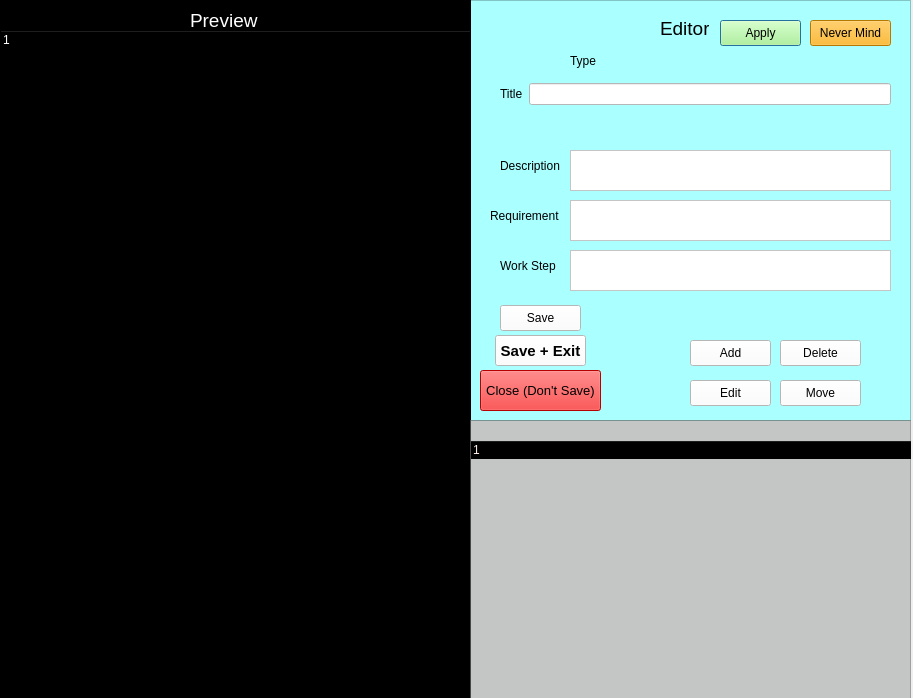
<?xml version='1.0' encoding='UTF-8'?>
<ui version="4.0">
 <class>Dialog</class>
 <widget class="QDialog" name="Dialog">
  <property name="geometry">
   <rect>
    <x>0</x>
    <y>0</y>
    <width>913</width>
    <height>698</height>
   </rect>
  </property>
  <property name="windowTitle">
   <string>Dialog</string>
  </property>
  <widget class="QLabel" name="label_4">
   <property name="geometry">
    <rect>
     <x>660</x>
     <y>20</y>
     <width>49</width>
     <height>16</height>
    </rect>
   </property>
   <property name="font">
    <font>
     <pointsize>14</pointsize>
    </font>
   </property>
   <property name="text">
    <string>Editor</string>
   </property>
  </widget>
  <widget class="QFrame" name="preview_frame">
   <property name="geometry">
    <rect>
     <x>0</x>
     <y>0</y>
     <width>471</width>
     <height>698</height>
    </rect>
   </property>
   <property name="styleSheet">
    <string notr="true">background-color: rgb(0, 0, 0);
color: rgb(255, 255, 255);</string>
   </property>
   <property name="frameShape">
    <enum>QFrame::Shape::StyledPanel</enum>
   </property>
   <property name="frameShadow">
    <enum>QFrame::Shadow::Raised</enum>
   </property>
   <widget class="QLabel" name="label_5">
    <property name="geometry">
     <rect>
      <x>190</x>
      <y>10</y>
      <width>71</width>
      <height>20</height>
     </rect>
    </property>
    <property name="font">
     <font>
      <pointsize>14</pointsize>
     </font>
    </property>
    <property name="text">
     <string>Preview</string>
    </property>
   </widget>
   <widget class="QTreeWidget" name="preview_text">
    <property name="geometry">
     <rect>
      <x>0</x>
      <y>30</y>
      <width>471</width>
      <height>668</height>
     </rect>
    </property>
    <property name="font">
     <font>
      <pointsize>12</pointsize>
     </font>
    </property>
    <property name="styleSheet">
     <string notr="true">color: rgb(255, 255, 255);
background-color: rgba(255, 255, 255, 0);</string>
    </property>
    <column>
     <property name="text">
      <string notr="true">1</string>
     </property>
    </column>
   </widget>
  </widget>
  <widget class="QFrame" name="frame_2">
   <property name="geometry">
    <rect>
     <x>470</x>
     <y>420</y>
     <width>441</width>
     <height>341</height>
    </rect>
   </property>
   <property name="styleSheet">
    <string notr="true">background-color: rgba(130, 136, 133, 100);
color: rgb(255, 255, 255);</string>
   </property>
   <property name="frameShape">
    <enum>QFrame::Shape::StyledPanel</enum>
   </property>
   <property name="frameShadow">
    <enum>QFrame::Shadow::Raised</enum>
   </property>
   <widget class="QTreeWidget" name="context_tree">
    <property name="geometry">
     <rect>
      <x>0</x>
      <y>20</y>
      <width>451</width>
      <height>281</height>
     </rect>
    </property>
    <property name="font">
     <font>
      <pointsize>15</pointsize>
     </font>
    </property>
    <property name="styleSheet">
     <string notr="true">background-color: rgba(255, 255, 255, 0);
color: rgb(255, 238, 230);</string>
    </property>
    <column>
     <property name="text">
      <string notr="true">1</string>
     </property>
    </column>
   </widget>
  </widget>
  <widget class="QFrame" name="frame_3">
   <property name="geometry">
    <rect>
     <x>470</x>
     <y>0</y>
     <width>441</width>
     <height>421</height>
    </rect>
   </property>
   <property name="styleSheet">
    <string notr="true">background-color: rgba(170, 255, 255, 255);</string>
   </property>
   <property name="frameShape">
    <enum>QFrame::Shape::StyledPanel</enum>
   </property>
   <property name="frameShadow">
    <enum>QFrame::Shadow::Raised</enum>
   </property>
   <widget class="QLabel" name="item_type_label">
    <property name="geometry">
     <rect>
      <x>100</x>
      <y>50</y>
      <width>131</width>
      <height>21</height>
     </rect>
    </property>
    <property name="text">
     <string>Type</string>
    </property>
   </widget>
   <widget class="QPushButton" name="apply_button">
    <property name="geometry">
     <rect>
      <x>250</x>
      <y>20</y>
      <width>81</width>
      <height>26</height>
     </rect>
    </property>
    <property name="styleSheet">
     <string notr="true">background-color: rgb(170, 255, 127);</string>
    </property>
    <property name="text">
     <string>Apply</string>
    </property>
   </widget>
   <widget class="QPlainTextEdit" name="item_description">
    <property name="geometry">
     <rect>
      <x>100</x>
      <y>150</y>
      <width>321</width>
      <height>41</height>
     </rect>
    </property>
    <property name="styleSheet">
     <string notr="true">background-color: rgb(255, 255, 255);</string>
    </property>
   </widget>
   <widget class="QLabel" name="label_7">
    <property name="geometry">
     <rect>
      <x>500</x>
      <y>160</y>
      <width>61</width>
      <height>131</height>
     </rect>
    </property>
    <property name="text">
     <string>Description</string>
    </property>
   </widget>
   <widget class="QPlainTextEdit" name="item_require">
    <property name="geometry">
     <rect>
      <x>100</x>
      <y>200</y>
      <width>321</width>
      <height>41</height>
     </rect>
    </property>
    <property name="styleSheet">
     <string notr="true">background-color: rgb(255, 255, 255);</string>
    </property>
   </widget>
   <widget class="QPlainTextEdit" name="item_work_step">
    <property name="geometry">
     <rect>
      <x>100</x>
      <y>250</y>
      <width>321</width>
      <height>41</height>
     </rect>
    </property>
    <property name="styleSheet">
     <string notr="true">background-color: rgb(255, 255, 255);</string>
    </property>
   </widget>
   <widget class="QLabel" name="description_label">
    <property name="geometry">
     <rect>
      <x>30</x>
      <y>150</y>
      <width>61</width>
      <height>31</height>
     </rect>
    </property>
    <property name="styleSheet">
     <string notr="true">background-color: rgba(255, 255, 255, 0);</string>
    </property>
    <property name="text">
     <string>Description</string>
    </property>
   </widget>
   <widget class="QLabel" name="require_label">
    <property name="geometry">
     <rect>
      <x>20</x>
      <y>200</y>
      <width>71</width>
      <height>31</height>
     </rect>
    </property>
    <property name="styleSheet">
     <string notr="true">background-color: rgba(255, 255, 255, 0);</string>
    </property>
    <property name="text">
     <string>Requirement</string>
    </property>
   </widget>
   <widget class="QLabel" name="work_step_label">
    <property name="geometry">
     <rect>
      <x>30</x>
      <y>250</y>
      <width>71</width>
      <height>31</height>
     </rect>
    </property>
    <property name="styleSheet">
     <string notr="true">background-color: rgba(255, 255, 255, 0);</string>
    </property>
    <property name="text">
     <string>Work Step</string>
    </property>
   </widget>
   <widget class="QPushButton" name="never_mind_button">
    <property name="geometry">
     <rect>
      <x>340</x>
      <y>20</y>
      <width>81</width>
      <height>26</height>
     </rect>
    </property>
    <property name="styleSheet">
     <string notr="true">background-color: rgb(255, 170, 0);</string>
    </property>
    <property name="text">
     <string>Never Mind</string>
    </property>
   </widget>
   <widget class="QPushButton" name="save_exit_button">
    <property name="geometry">
     <rect>
      <x>25</x>
      <y>335</y>
      <width>91</width>
      <height>31</height>
     </rect>
    </property>
    <property name="font">
     <font>
      <pointsize>11</pointsize>
      <bold>true</bold>
     </font>
    </property>
    <property name="styleSheet">
     <string notr="true">background-color: rgb(255, 255, 255);</string>
    </property>
    <property name="text">
     <string>Save + Exit</string>
    </property>
   </widget>
   <widget class="QPushButton" name="add_button">
    <property name="geometry">
     <rect>
      <x>220</x>
      <y>340</y>
      <width>81</width>
      <height>26</height>
     </rect>
    </property>
    <property name="styleSheet">
     <string notr="true">background-color: rgb(255, 255, 255);</string>
    </property>
    <property name="text">
     <string>Add</string>
    </property>
   </widget>
   <widget class="QPushButton" name="save_button">
    <property name="geometry">
     <rect>
      <x>30</x>
      <y>305</y>
      <width>81</width>
      <height>26</height>
     </rect>
    </property>
    <property name="styleSheet">
     <string notr="true">background-color: rgb(255, 255, 255);</string>
    </property>
    <property name="text">
     <string>Save</string>
    </property>
   </widget>
   <widget class="QPushButton" name="edit_button">
    <property name="geometry">
     <rect>
      <x>220</x>
      <y>380</y>
      <width>81</width>
      <height>26</height>
     </rect>
    </property>
    <property name="styleSheet">
     <string notr="true">background-color: rgb(255, 255, 255);</string>
    </property>
    <property name="text">
     <string>Edit</string>
    </property>
   </widget>
   <widget class="QPushButton" name="delete_button">
    <property name="geometry">
     <rect>
      <x>310</x>
      <y>340</y>
      <width>81</width>
      <height>26</height>
     </rect>
    </property>
    <property name="styleSheet">
     <string notr="true">background-color: rgb(255, 255, 255);</string>
    </property>
    <property name="text">
     <string>Delete</string>
    </property>
   </widget>
   <widget class="QPushButton" name="cancel_button">
    <property name="geometry">
     <rect>
      <x>10</x>
      <y>370</y>
      <width>121</width>
      <height>41</height>
     </rect>
    </property>
    <property name="font">
     <font>
      <family>Segoe UI</family>
      <pointsize>10</pointsize>
      <italic>false</italic>
      <bold>false</bold>
     </font>
    </property>
    <property name="styleSheet">
     <string notr="true">color: rgb(0, 0, 0);
font: 10pt "Segoe UI";
background-color: rgb(255, 0, 0);</string>
    </property>
    <property name="text">
     <string>Close (Don't Save)</string>
    </property>
   </widget>
   <widget class="QPushButton" name="move_button">
    <property name="geometry">
     <rect>
      <x>310</x>
      <y>380</y>
      <width>81</width>
      <height>26</height>
     </rect>
    </property>
    <property name="styleSheet">
     <string notr="true">background-color: rgb(255, 255, 255);</string>
    </property>
    <property name="text">
     <string>Move</string>
    </property>
   </widget>
   <zorder>item_type_label</zorder>
   <zorder>apply_button</zorder>
   <zorder>label_7</zorder>
   <zorder>description_label</zorder>
   <zorder>require_label</zorder>
   <zorder>work_step_label</zorder>
   <zorder>item_require</zorder>
   <zorder>item_description</zorder>
   <zorder>item_work_step</zorder>
   <zorder>never_mind_button</zorder>
   <zorder>save_exit_button</zorder>
   <zorder>add_button</zorder>
   <zorder>save_button</zorder>
   <zorder>edit_button</zorder>
   <zorder>delete_button</zorder>
   <zorder>cancel_button</zorder>
   <zorder>move_button</zorder>
  </widget>
  <widget class="QWidget" name="layoutWidget">
   <property name="geometry">
    <rect>
     <x>500</x>
     <y>80</y>
     <width>391</width>
     <height>28</height>
    </rect>
   </property>
   <layout class="QHBoxLayout" name="horizontalLayout">
    <item>
     <widget class="QLabel" name="title_label">
      <property name="text">
       <string>Title</string>
      </property>
     </widget>
    </item>
    <item>
     <widget class="QLineEdit" name="item_title">
      <property name="styleSheet">
       <string notr="true">background-color: rgb(255, 255, 255);</string>
      </property>
     </widget>
    </item>
   </layout>
  </widget>
  <widget class="QWidget" name="layoutWidget">
   <property name="geometry">
    <rect>
     <x>500</x>
     <y>110</y>
     <width>391</width>
     <height>28</height>
    </rect>
   </property>
   <layout class="QHBoxLayout" name="horizontalLayout_2">
    <item>
     <widget class="QLabel" name="number_label">
      <property name="text">
       <string>Number</string>
      </property>
     </widget>
    </item>
    <item>
     <widget class="QLineEdit" name="item_number">
      <property name="styleSheet">
       <string notr="true">background-color: rgb(255, 255, 255);</string>
      </property>
     </widget>
    </item>
   </layout>
  </widget>
  <zorder>frame_3</zorder>
  <zorder>layoutWidget</zorder>
  <zorder>layoutWidget</zorder>
  <zorder>label_4</zorder>
  <zorder>preview_frame</zorder>
  <zorder>frame_2</zorder>
 </widget>
 <resources />
 <connections />
</ui>
